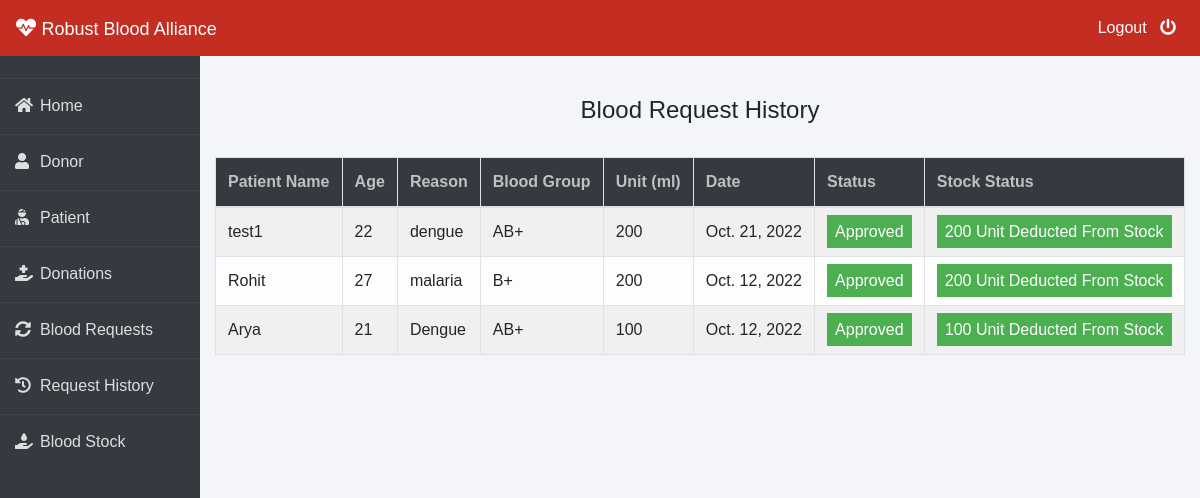
Page /admin-request-history (signed in) on the committed database.
### blood/models.py (models this page shows, shortened)
class BloodRequest(models.Model):
    request_by_patient=models.ForeignKey(pmodels.Patient,null=True,on_delete=models.CASCADE)
    request_by_donor=models.ForeignKey(dmodels.Donor,null=True,on_delete=models.CASCADE)
    patient_name=models.CharField(max_length=30)
    patient_age=models.PositiveIntegerField()
    reason=models.CharField(max_length=500)
    bloodgroup=models.CharField(max_length=10)
    unit=models.PositiveIntegerField(default=0)
    status=models.CharField(max_length=20,default="Pending")
    date=models.DateField(auto_now=True)
    updates = models.CharField (max_length=255,choices=UPDATE, default="Not Urgent")

### blood/views.py (the view)
# urls.py: path('admin-request-history', views.admin_request_history_view,name='admin-request-history'),
@login_required(login_url='adminlogin')
def admin_request_history_view(request):
    requests = models.BloodRequest.objects.all().exclude(status='Pending')
    return render(request, 'blood/admin_request_history.html', {'requests': requests})

### templates/blood/admin_request_history.html (shortened to what this page needs)
{% extends 'blood/adminbase.html' %}
{% block content %}
{% load widget_tweaks %}
{%load static%}
<head>
</head>
<br><br>
<div class="container">
    <H4 class="text-center">Blood Request History</H4><br>
    <table class="table table-light table-hover table-bordered table-striped">
        <thead class="bg-dark">
            <tr>
                <th scope="col" style="color: rgb(192, 192, 192);">Patient Name</th>
                <th scope="col" style="color: rgb(192, 192, 192);">Age</th>
                <th scope="col" style="color: rgb(192, 192, 192);">Reason</th>
                <th scope="col" style="color: rgb(192, 192, 192);">Blood Group</th>
                <th scope="col" style="color: rgb(192, 192, 192);">Unit (ml)</th>
                <th scope="col" style="color: rgb(192, 192, 192);">Date</th>
                <th scope="col" style="color: rgb(192, 192, 192);">Status</th>
                <th scope="col" style="color: rgb(192, 192, 192);">Stock Status</th>
            </tr>
        </thead>
        <tbody>
            {% for t in requests %}
            <tr>
                <td> {{t.patient_name}}</td>
                <td>{{t.patient_age}}</td>
                <td>{{t.reason}}</td>
                <td>{{t.bloodgroup}}</td>
                <td>{{t.unit}}</td>
                <td>{{t.date}}</td>
                {% if t.status == 'Approved' %}
                <td><span class="label success"> Approved</span></td>
                <td><span class="label success"> {{t.unit}} Unit Deducted From Stock</span></td>
                {% else %}
                <td><span class="label info">Waiting</span></td>
                <td><span class="label info"> 0 Unit Deducted From Stock</span></td>
                {% endif %}
            </tr>
            {% endfor %}
        </tbody>
    </table>
</div>
{% endblock content %}

### templates/blood/adminbase.html (style rules this page uses)
* { margin: 0; padding: 0; box-sizing: border-box; list-style: none; text-decoration: none; font-family: 'Josefin Sans', sans-serif; }
body { background-color: #f3f5f9; }

### templates/blood/admin_request_history.html (style rules this page uses)
.label { color: white; padding: 8px; }
.success { background-color: #4CAF50; }

### rows in the picture
BloodRequest: patient_name "test1", patient_age "22", reason "dengue", bloodgroup "AB+", unit "200", date "Oct. 21, 2022"
BloodRequest: patient_name "Rohit", patient_age "27", reason "malaria", bloodgroup "B+", unit "200", date "Oct. 12, 2022"
BloodRequest: patient_name "Arya", patient_age "21", reason "Dengue", bloodgroup "AB+", unit "100", date "Oct. 12, 2022"
